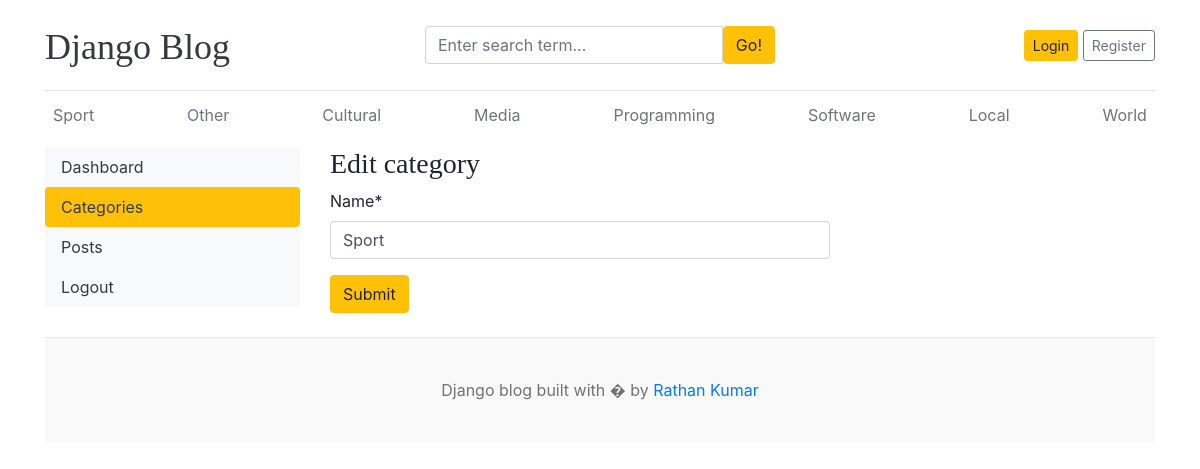
The page /dashboard/categories/edit/1/ on the database its author committed.
### home/models.py (models this page shows, shortened)
class Category(models.Model):
    name = models.CharField(max_length=200, unique=True)
    created_at = models.DateTimeField(auto_now_add=True)
    updated_at = models.DateTimeField(auto_now=True)

### dashboards/views.py (the view)
# urls.py: path('categories/edit/<int:pk>/', views.edit_category, name='edit_category'),
def edit_category(request, pk):
    category = get_object_or_404(Category, pk=pk)
    if request.method == "POST":
        form = CategoryForm(request.POST, instance=category)
        if form.is_valid():
            form.save()
            return redirect('categories')
    form = CategoryForm(instance=category)
    context = {'form': form, 'category': category}
    return render(request, 'edit_category.html', context)

### dashboards/forms.py
class CategoryForm(forms.ModelForm):
    class Meta:
        model = Category
        fields = '__all__'

### home/context_processors.py (called while the page is built)
def get_categories(request):
    categories = Category.objects.all()
    return dict(categories=categories)

def get_social_links(request):
    social_links = SocialLink.objects.all()
    return dict(social_links=social_links)

### dashboards/templates/edit_category.html (shortened to what this page needs)
{% extends 'base.html' %}
{% block content %}
{% load crispy_forms_tags %}
<div class="row">
    {% include 'sidebar.html' %}
    <div class="col-md-9">
        <h3>Edit category</h3>
        <form action="{% url 'edit_category' category.id %}" method="POST" style="width: 500px;">
            {{form | crispy}}
            <button type="submit" class="btn btn-warning">Submit</button>
        </form>
        <br>
    </div>
</div>
{% endblock content %}

### templates/base.html (shortened to what this page needs)
{% load static %}
<!DOCTYPE html>
<html lang="en">
<head>
    <link href="https://getbootstrap.com/docs/4.0/dist/css/bootstrap.min.css" rel="stylesheet">
    <link href="{% static 'css/blog.css' %}" rel="stylesheet">
    <link rel="stylesheet" href="https://cdnjs.cloudflare.com/ajax/libs/font-awesome/4.7.0/css/font-awesome.min.css">
  </head>
<body>
    <div class="container">
      <header class="blog-header py-3">
        <div class="row flex-nowrap justify-content-between align-items-center">
          <div class="col-4 pt-1">
            <a class="blog-header-logo text-dark" href="/">Django Blog</a>
          </div>
          <div class="col-4">
            <form action="{% url 'search' %}" method="GET">
              <div class="input-group">
                <input class="form-control" type="text" name="keyword" value="{{ keyword }}" placeholder="Enter search term..." aria-label="Enter search term..." aria-describedby="button-search" />
                <button type="submit" class="btn btn-warning" id="button-search" type="button">Go!</button>
            </div>
            </form>
          </div>
          <div class="col-4 d-flex justify-content-end align-items-center">
            {% if not user.is_authenticated %}
            <a class="btn btn-sm btn-warning" href="{% url 'login' %}">Login</a> &nbsp;
            <a class="btn btn-sm btn-outline-secondary" href="{% url 'register' %}">Register</a>
            {% else %}
            <span><a href="{% url 'dashboard' %}">Dashboard</a></span>
            &emsp;
            <span><a href="{% url 'logout' %}">Logout</a></span>
            {% endif %}
          </div>
        </div>
      </header>
      <div class="nav-scroller py-1 mb-2">
        <nav class="nav d-flex justify-content-between">
          {% for cat in categories %}
          <a class="p-2 text-muted" href="{% url 'category' cat.id %}">{{cat.name}}</a>
          {% endfor %}
        </nav>
      </div>
      {% block content %}
      {% endblock content %}
<footer class="blog-footer">
<p>Django blog built with � by <a href="#">Rathan Kumar</a></p>
</footer>
</body>
</html>

### static/css/blog.css (style rules this page uses)
.blog-header { border-bottom: 1px solid #e5e5e5; }
.blog-header-logo { font-family: "Playfair Display", Georgia, "Times New Roman", serif; font-size: 2.25rem; }
h1, h2, h3, h4, h5, h6 { font-family: "Playfair Display", Georgia, "Times New Roman", serif; }
.blog-footer { padding: 2.5rem 0; color: #727272; text-align: center; background-color: #f9f9f9; border-top: .05rem solid #e5e5e5; }
.blog-footer p:last-child { margin-bottom: 0; }

### rows shown on the page
Category: name "Sport"
Category: name "Other"
Category: name "Cultural"
Category: name "Media"
Category: name "Programming"
Category: name "Software"
Category: name "Local"
Category: name "World"
